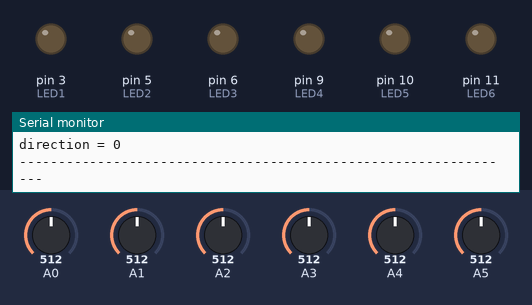
Simulated run of this sketch. Board: Arduino Uno, built with avr-gcc and run on an emulated ATmega328P. On the bench: output pins drawn as LEDs (lit = HIGH), the last lines printed to the serial monitor. The test bench sets the inputs (shaded band); at power-on: A0 = 512, A1 = 512, A2 = 512, A3 = 512, A4 = 512, A5 = 512.

Above: at 4.8 s.
4.9 s: A0 set to 535
At 5.4 s:
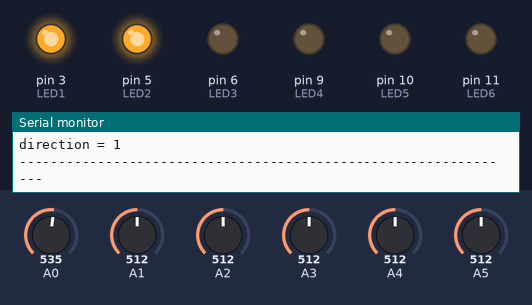
6.5 s: A1 set to 533
At 7.7 s:
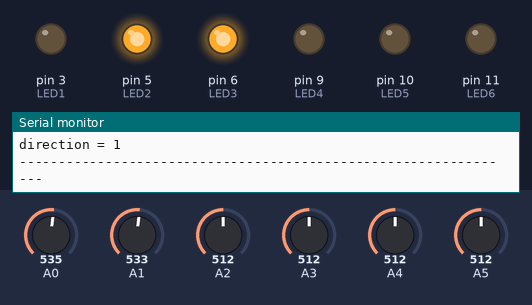
8.2 s: A2 set to 538
At 8.7 s:
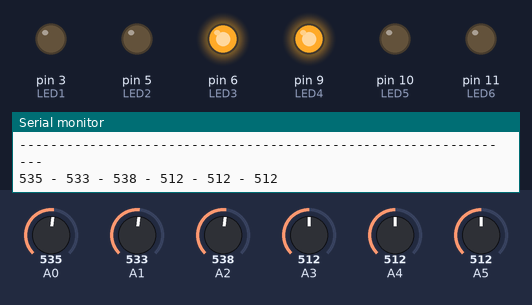
9.8 s: A3 set to 716
At 11.0 s:
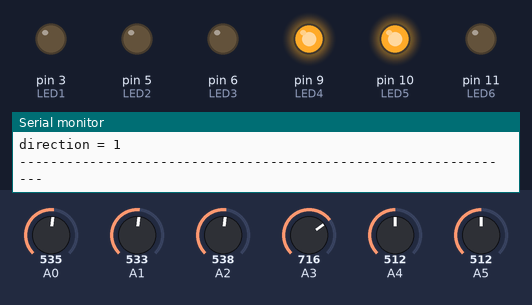
11.4 s: A4 set to 716
At 12.1 s:
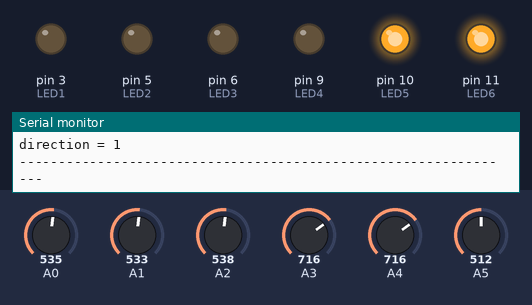
13.0 s: A5 set to 992
At 14.3 s:
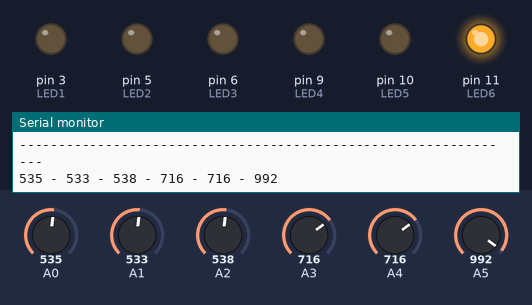
Timing chart, 0 to 15.7 s (numbered marks = the images above; inputs shaded):
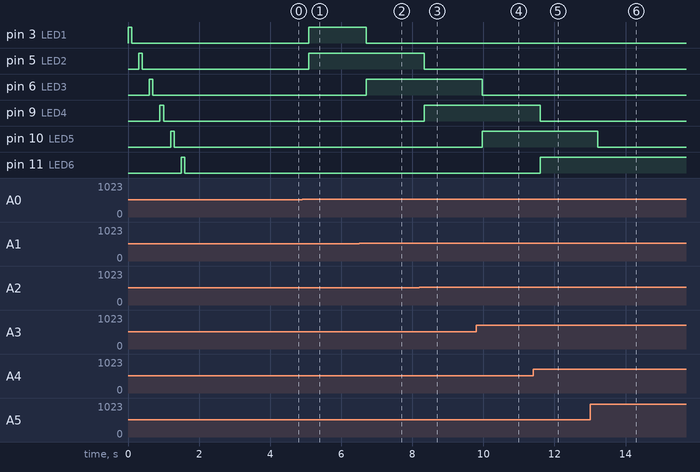

The sketch:

road_lights_project.ino
```cpp
const int NumberOfLights = 2; /* 1~3, Default=2 */
const int lightSmooth = 255; /* 1~255 */

// LED pins:
#define LED1 3
#define LED2 5
#define LED3 6
#define LED4 9
#define LED5 10
#define LED6 11

int carDirection = 0; /* 0=none, 1=forward, 2=back */
int existSensor = 0; /* 0=none, 1=sensor1, 2=sensor2 etc... */
boolean light1 = false;
boolean light2 = false;
boolean light3 = false;
boolean light4 = false;
boolean light5 = false;
boolean light6 = false;
int lightValue1 = 0;
int lightValue2 = 0;
int lightValue3 = 0;
int lightValue4 = 0;
int lightValue5 = 0;
int lightValue6 = 0;
int A_0 = 0;
int A_1 = 0;
int A_2 = 0;
int A_3 = 0;
int A_4 = 0;
int A_5 = 0;


int analogMinVal = 1023;
int analogMaxVal = 0;
int sensorTrimAlalogValue = 55;


void setup() {
  Serial.begin(9600);
  pinMode(LED1,OUTPUT);
  pinMode(LED2,OUTPUT);
  pinMode(LED3,OUTPUT);
  pinMode(LED4,OUTPUT);
  pinMode(LED5,OUTPUT);
  pinMode(LED6,OUTPUT);
  analogWrite(LED1, 255);
  delay(100);
  analogWrite(LED1, 0);
  delay(200);
  analogWrite(LED2, 255);
  delay(100);
  analogWrite(LED2, 0);
  delay(200);
  analogWrite(LED3, 255);
  delay(100);
  analogWrite(LED3, 0);
  delay(200);
  analogWrite(LED4, 255);
  delay(100);
  analogWrite(LED4, 0);
  delay(200);
  analogWrite(LED5, 255);
  delay(100);
  analogWrite(LED5, 0);
  delay(200);
  analogWrite(LED6, 255);
  delay(100);
  analogWrite(LED6, 0);
  delay(2000);
}

void loop() {
  A_0 = analogRead(A0);
  A_1 = analogRead(A1);
  A_2 = analogRead(A2);
  A_3 = analogRead(A3);
  A_4 = analogRead(A4);
  A_5 = analogRead(A5);


  analogMinVal = 1023;
  analogMaxVal = 0;
  if(analogMinVal>A_0)analogMinVal=A_0;
  if(analogMaxVal<A_0)analogMaxVal=A_0;
  if(analogMinVal>A_1)analogMinVal=A_1;
  if(analogMaxVal<A_1)analogMaxVal=A_1;
  if(analogMinVal>A_2)analogMinVal=A_2;
  if(analogMaxVal<A_2)analogMaxVal=A_2;
  if(analogMinVal>A_3)analogMinVal=A_3;
  if(analogMaxVal<A_3)analogMaxVal=A_3;
  if(analogMinVal>A_4)analogMinVal=A_4;
  if(analogMaxVal<A_4)analogMaxVal=A_4;
  if(analogMinVal>A_5)analogMinVal=A_5;
  if(analogMaxVal<A_5)analogMaxVal=A_5;
  sensorTrimAlalogValue = ((analogMaxVal-analogMinVal)/2)+analogMinVal;

  Serial.println(String(A_0)+" - "+String(A_1)+" - "+String(A_2)+" - "+String(A_3)+" - "+String(A_4)+" - "+String(A_5));

  Serial.println("min="+String(analogMinVal)+", max="+String(analogMaxVal)+", sensorTrimAlalogValue: "+String(sensorTrimAlalogValue));

  sense();
  if(existSensor == 0)carDirection=0;
  Serial.print("sensor = " );
  Serial.println(existSensor);

  switch(existSensor){
    case 1:
      if(carDirection==0){ //forward
          carDirection=1;
          light1 = true;
          if(NumberOfLights==2){light2 = true;}
          else if(NumberOfLights==3){light2 = true; light3 = true;}
       }else if(carDirection==2){ //back
          light2 = false;
          light1 = true;
       }
    break;
    case 2:
      if(carDirection==1){ //forward
          light1 = false;
          light2 = true;
          if(NumberOfLights==2){light3 = true;}
          else if(NumberOfLights==3){light3 = true; light4 = true;}
       }else if(carDirection==2){ //back
          light3 = false;
          light2 = true;
          if(NumberOfLights>=2){light1 = true;}
       }
    break;
    case 3:
      if(carDirection==1){ //forward
          light2 = false;
          light3 = true;
          if(NumberOfLights==2){light4 = true;}
          else if(NumberOfLights==3){light4 = true; light5 = true;}
       }else if(carDirection==2){ //back
          light4 = false;
          light3 = true;
          if(NumberOfLights==2){light2 = true;}
          else if(NumberOfLights==3){light2 = true; light1 = true;}
       }
    break;
    case 4:
      if(carDirection==1){ //forward
          light3 = false;
          light4 = true;
          if(NumberOfLights==2){light5 = true;}
          else if(NumberOfLights==3){light5 = true; light6 = true;}
       }else if(carDirection==2){ //back
          light5 = false;
          light4 = true;
          if(NumberOfLights==2){light3 = true;}
          else if(NumberOfLights==3){light3 = true; light2 = true;}
       }

    break;
    case 5:
      if(carDirection==1){ //forward
          light4 = false;
          light5 = true;
          if(NumberOfLights==2){light6 = true;}
       }else if(carDirection==2){ //back
          light6 = false;
          light5 = true;
          if(NumberOfLights==2){light4 = true;}
          else if(NumberOfLights==3){light4 = true; light3 = true;}
       }

    break;
    case 6:
        if(carDirection==1){ //forward
          light5 = false;
          light6 = true;
       }else if(carDirection==0){ //back
          carDirection=2;
          light6 = true;
          if(NumberOfLights==2){light5 = true;}
          else if(NumberOfLights==3){light5 = true; light4 = true;}
       }
    break;
    default:
      carDirection=0;
      light1 = false;//true;
      light2 = false;//true;
      light3 = false;//true;
      light4 = false;//true;
      light5 = false;//true;
      light6 = false;//true;
    break;
  }

  updateLights();
  Serial.print("direction = " );
  Serial.println(carDirection);
  Serial.println("----------------------------------------------------------------");

  delay(2);
}

void sense(){
  existSensor = 0;
  if(A_0>sensorTrimAlalogValue&&(A_0-sensorTrimAlalogValue>2)){
    existSensor = 1;
  }else if(A_5>sensorTrimAlalogValue&&(A_5-sensorTrimAlalogValue>2)){
    existSensor = 6;
  }

  if(carDirection==1){
    if(A_1>sensorTrimAlalogValue&&(A_1-sensorTrimAlalogValue>2))existSensor = 2;
    if(A_2>sensorTrimAlalogValue&&(A_2-sensorTrimAlalogValue>2))existSensor = 3;
    if(A_3>sensorTrimAlalogValue&&(A_3-sensorTrimAlalogValue>2))existSensor = 4;
    if(A_4>sensorTrimAlalogValue&&(A_4-sensorTrimAlalogValue>2))existSensor = 5;
  }else if(carDirection==2){
    if(A_4>sensorTrimAlalogValue&&(A_4-sensorTrimAlalogValue>2))existSensor = 5;
    if(A_3>sensorTrimAlalogValue&&(A_3-sensorTrimAlalogValue>2))existSensor = 4;
    if(A_2>sensorTrimAlalogValue&&(A_2-sensorTrimAlalogValue>2))existSensor = 3;
    if(A_1>sensorTrimAlalogValue&&(A_1-sensorTrimAlalogValue>2))existSensor = 2;
  }


  //temp:
  /*if(existSensor == 1)analogWrite(LED1, 255);else analogWrite(LED1, 0);
  if(existSensor == 2)analogWrite(LED2, 255);else analogWrite(LED2, 0);
  if(existSensor == 3)analogWrite(LED3, 255);else analogWrite(LED3, 0);
  if(existSensor == 4)analogWrite(LED4, 255);else analogWrite(LED4, 0);
  if(existSensor == 5)analogWrite(LED5, 255);else analogWrite(LED5, 0);
  if(existSensor == 6)analogWrite(LED6, 255);else analogWrite(LED6, 0);*/
}

void updateLights(){

  /*light1 = true;
  light2 = true;
  light3 = true;
  light4 = true;
  light5 = true;
  light6 = true;*/


  if(light1==false)lightValue1-=lightSmooth;
  else lightValue1+=lightSmooth;

  if(light2==false)lightValue2-=lightSmooth;
  else lightValue2+=lightSmooth;

  if(light3==false)lightValue3-=lightSmooth;
  else lightValue3+=lightSmooth;

  if(light4==false)lightValue4-=lightSmooth;
  else lightValue4+=lightSmooth;

  if(light5==false)lightValue5-=lightSmooth;
  else lightValue5+=lightSmooth;

  if(light6==false)lightValue6-=lightSmooth;
  else lightValue6+=lightSmooth;


  if(lightValue1>=255)lightValue1=255;
  if(lightValue1<=0)lightValue1=0;

  if(lightValue2>=255)lightValue2=255;
  if(lightValue2<=0)lightValue2=0;

  if(lightValue3>=255)lightValue3=255;
  if(lightValue3<=0)lightValue3=0;

  if(lightValue4>=255)lightValue4=255;
  if(lightValue4<=0)lightValue4=0;

  if(lightValue5>=255)lightValue5=255;
  if(lightValue5<=0)lightValue5=0;

  if(lightValue6>=255)lightValue6=255;
  if(lightValue6<=0)lightValue6=0;

  analogWrite(LED1, lightValue1);
  analogWrite(LED2, lightValue2);
  analogWrite(LED3, lightValue3);
  analogWrite(LED4, lightValue4);
  analogWrite(LED5, lightValue5);
  analogWrite(LED6, lightValue6);
}
```

Measured:
- the behaviour switches between 516 and 517 on A0 (found by bisection; images 0 and 1)
- the behaviour switches between 525 and 526 on A1 (found by bisection; images 1 and 2)
- the behaviour switches between 525 and 526 on A2 (found by bisection; images 2 and 3)
- after the input at 4.9 s, pin 3 (LED1), pin 5 (LED2): LOW → HIGH after 0.18 s
- after the input at 6.5 s, pin 3 (LED1): HIGH → LOW after 0.21 s; pin 6 (LED3): LOW → HIGH after 0.21 s
- after the input at 8.2 s, pin 5 (LED2): HIGH → LOW after 0.14 s; pin 9 (LED4): LOW → HIGH after 0.14 s
- after the input at 9.8 s, pin 6 (LED3): HIGH → LOW after 0.16 s; pin 10 (LED5): LOW → HIGH after 0.16 s
- after the input at 11.4 s, pin 9 (LED4): HIGH → LOW after 0.19 s; pin 11 (LED6): LOW → HIGH after 0.19 s
- after the input at 13.0 s, pin 10 (LED5): HIGH → LOW after 0.22 s
